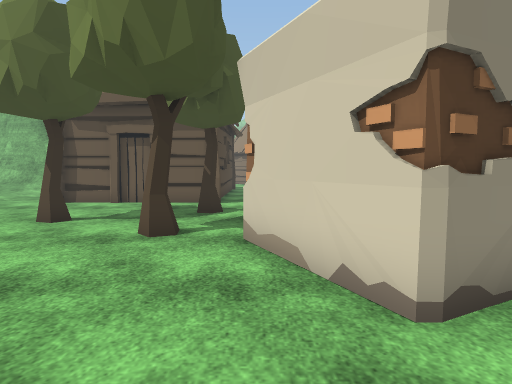
View 1 (above)

24 first-person views from a walk through a Unity game level. The camera is 1.3 m above the floor, tilts 4° down and sees 75° across. The floor is counted in squares, 1 m on a side. Each view is taken from the middle of a square. On the plan, view 1 faces up. The plan holds only what a view shows up to about 14 squares ahead; the rest is blank. The place goes on beyond the plan. The player character is not drawn. Some surface patterns are stand-ins.

View 2
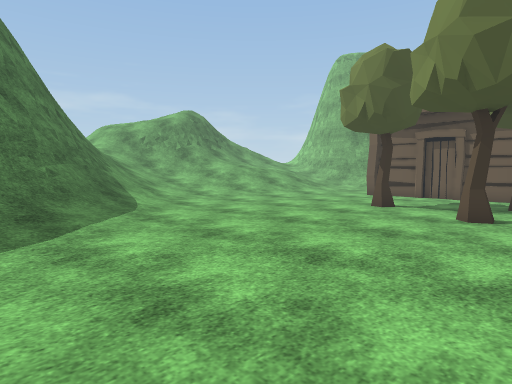

View 3
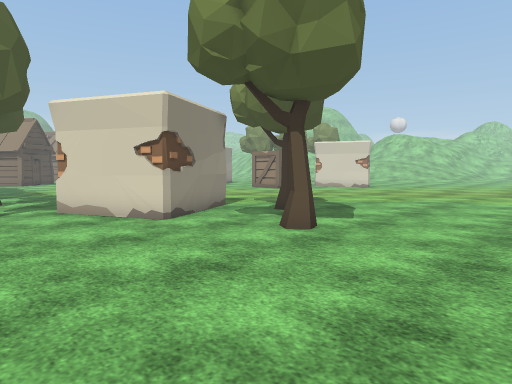

View 4
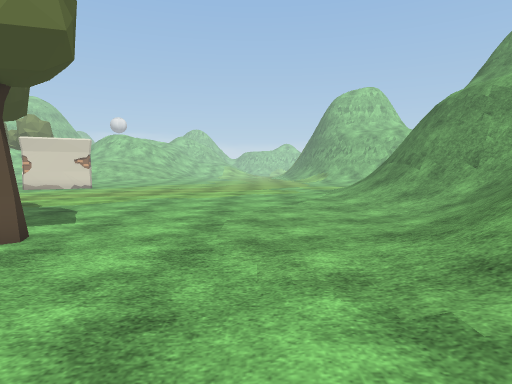

View 5
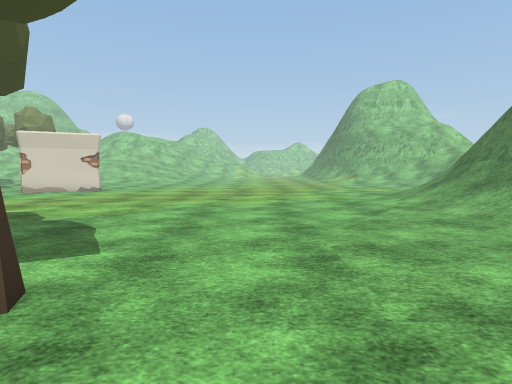

View 6
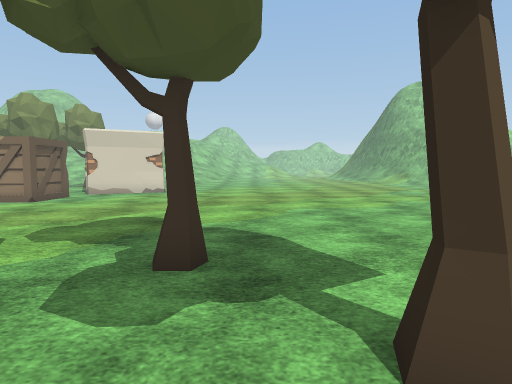

View 7
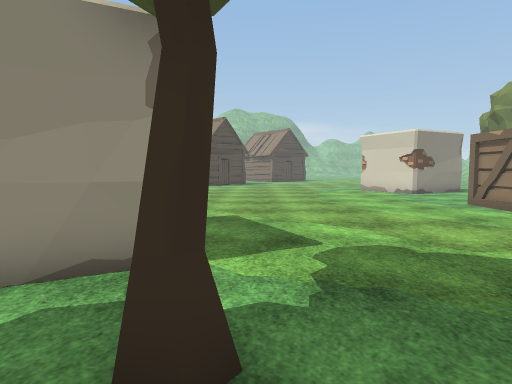

View 8
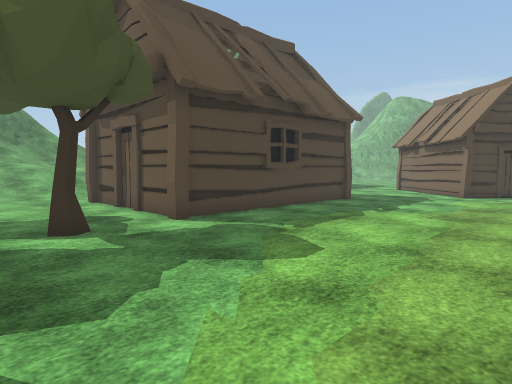

View 9
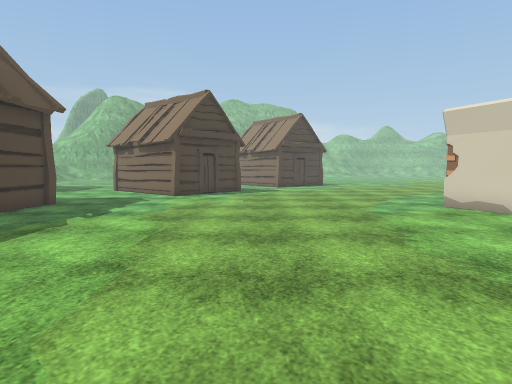

View 10
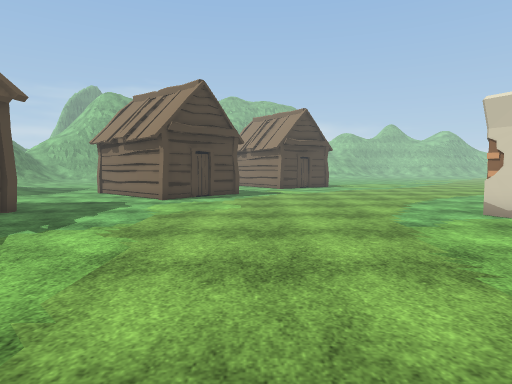

View 11
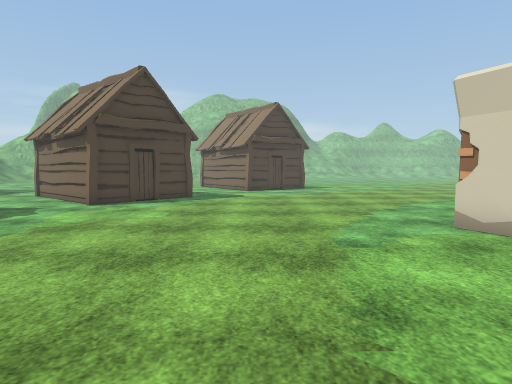

View 12
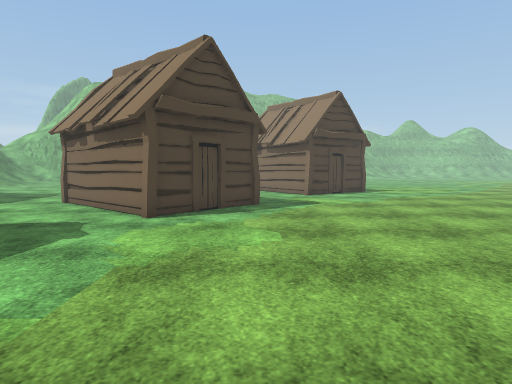

View 13
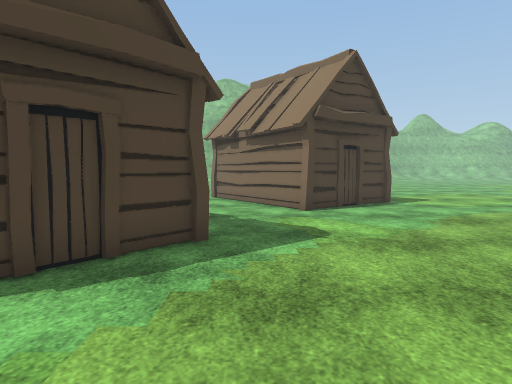

View 14
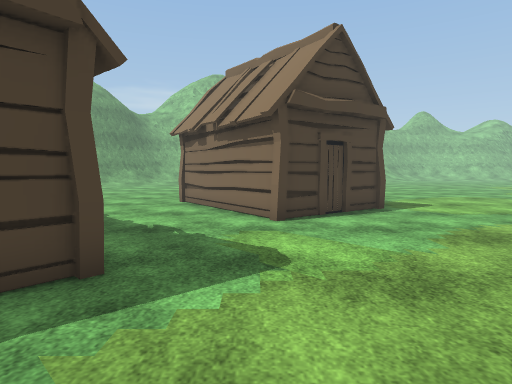

View 15
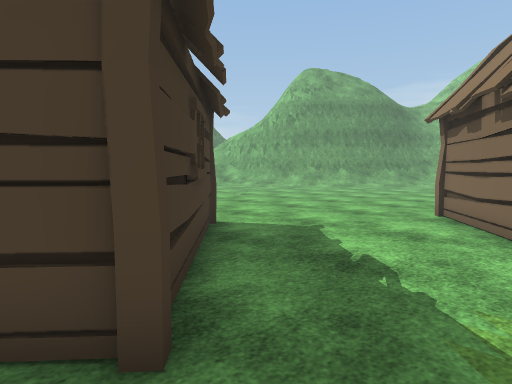

View 16
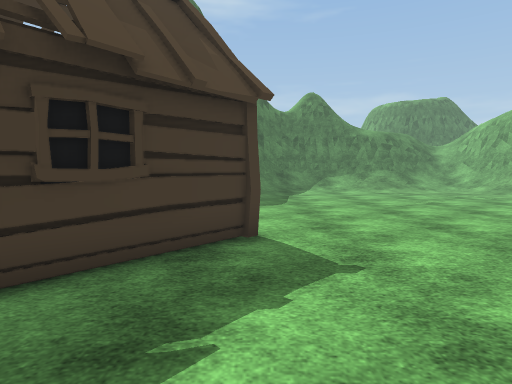

View 17
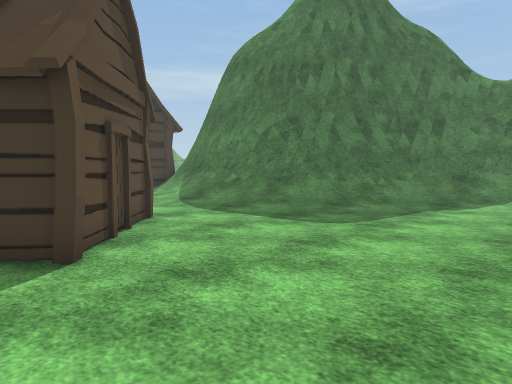

View 18
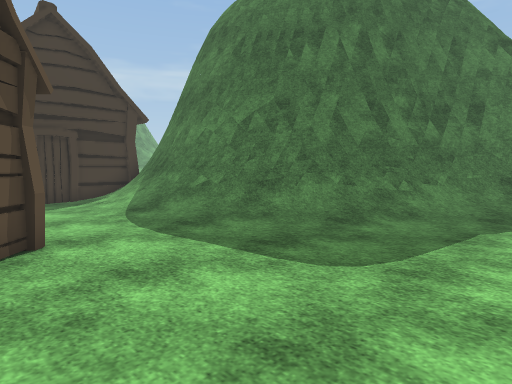

View 19
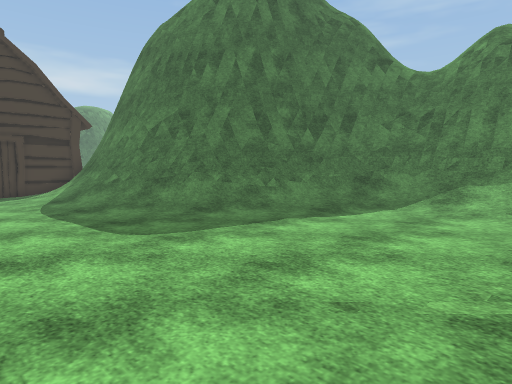

View 20
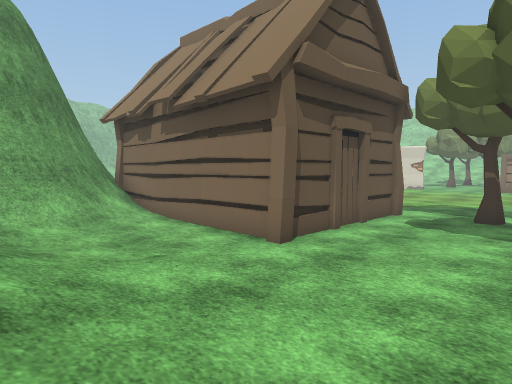

View 21
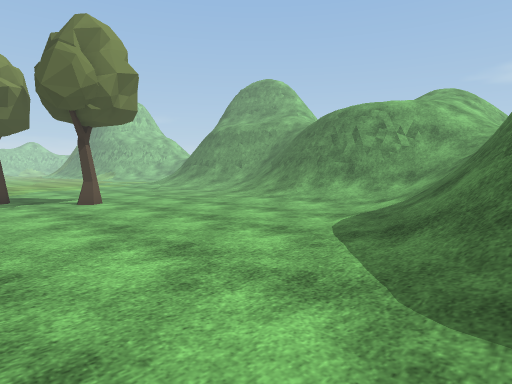

View 22
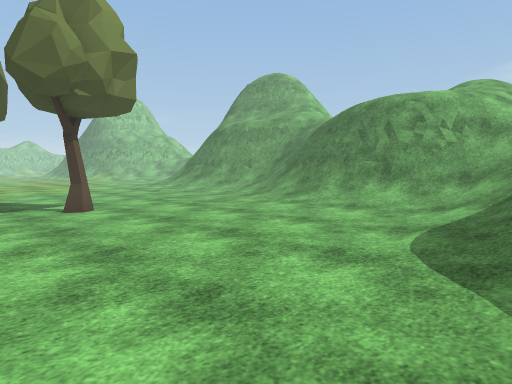

View 23
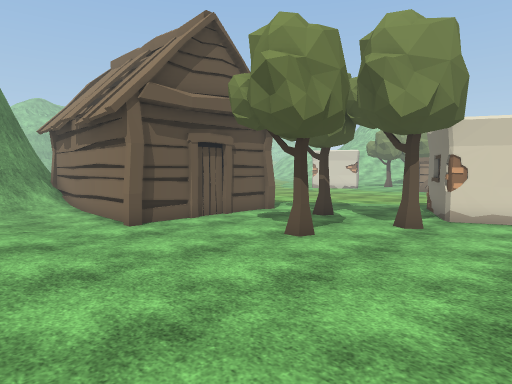

View 24
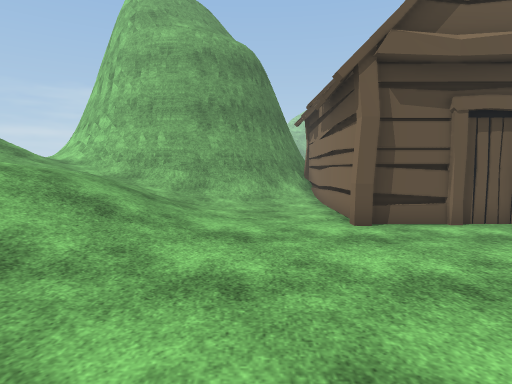

### Floor plan
Key: @ floor where view 1 was taken; # wall or solid block; . main floor; : floor 0.25 m higher than the main floor; / step, stairs or slope; = window, fence, low wall or low ledge; H hut; T tree; C crate; O other object.
Columns run from 13 left of view 1 to 15 right of it. Each row starts with its distance up from view 1.
 39       ...... ....
 38 /:................HH      ...
 37 /:...............HH      ....
 36 /:................H      ....
 35 //.................H   HH....
 34 ///................HH HH.....
 33 #//.................HHH......
 32 ##=//........HH......H......
 31 ###=//.......HHH...........
 30   ###//.....H  HH............
 29    ##=/....H    HH...........
 28     ##//...HH    HH.........
 27      #=/.....H   H...........
 26      ##/......H H............
 25      ##//......H.............
 24      ##//....................
 23      #=/....................
 22     ##=/....................
 21     ##HHHHHHH.............
 20   ###HH    H.............O#
 19 ###=#/H    H..............#
 18 ==///.H    H...............
 17 ///:..H    HH.............
 16 //...HH    H..............
 15 //...HH    H.............
 14 //...HH    H................
 13 //...HHHHHHHH...............
 12 //.........................C
 11 //.........................C
 10 //.........TT..............CC
  9 /:...........................
  8 /.......T.......O............
  7  ..........T..OO  ...........
  6  ..........T.#    ...........
  5  ............##   O..........
  4 //............####..........
  3 ///...........O#.............
  2 =///..............TT.........
  1 #=///........................
  0 ##=///.......@..T............
 -1  ##=//..........T............
 -2   ##=//......................
 -3    #=//......................
 -4     #=//.....................
 -5     #=//.....................
 -6     #=//:....................
 -7     #=////://:::............
 -8      =///////////:......:...
 -9       //////// ////.:///////
-10       ///####   ////////////
-11       ///=##      /////====/

Positions as (right, up) in squares from view 1, and headings:
1: (0, 0), facing up
2: (0, -3), facing up-left
3: (-3, -5), facing up-right
4: (-3, -5), facing right
5: (0, -3), facing right
6: (1, 1), facing right
7: (6, 0), facing up
8: (6, 8), facing up-left
9: (6, 9), facing up
10: (6, 11), facing up
11: (8, 13), facing up
12: (5, 16), facing up
13: (6, 22), facing up
14: (7, 24), facing up
15: (7, 27), facing up-left
16: (7, 32), facing left
17: (2, 37), facing down-left
18: (-1, 35), facing down-left
19: (-2, 39), facing down-left
20: (-13, 8), facing up-right
21: (-10, 4), facing down-right
22: (-8, 3), facing down-right
23: (-12, 3), facing up-right
24: (-10, 5), facing up
